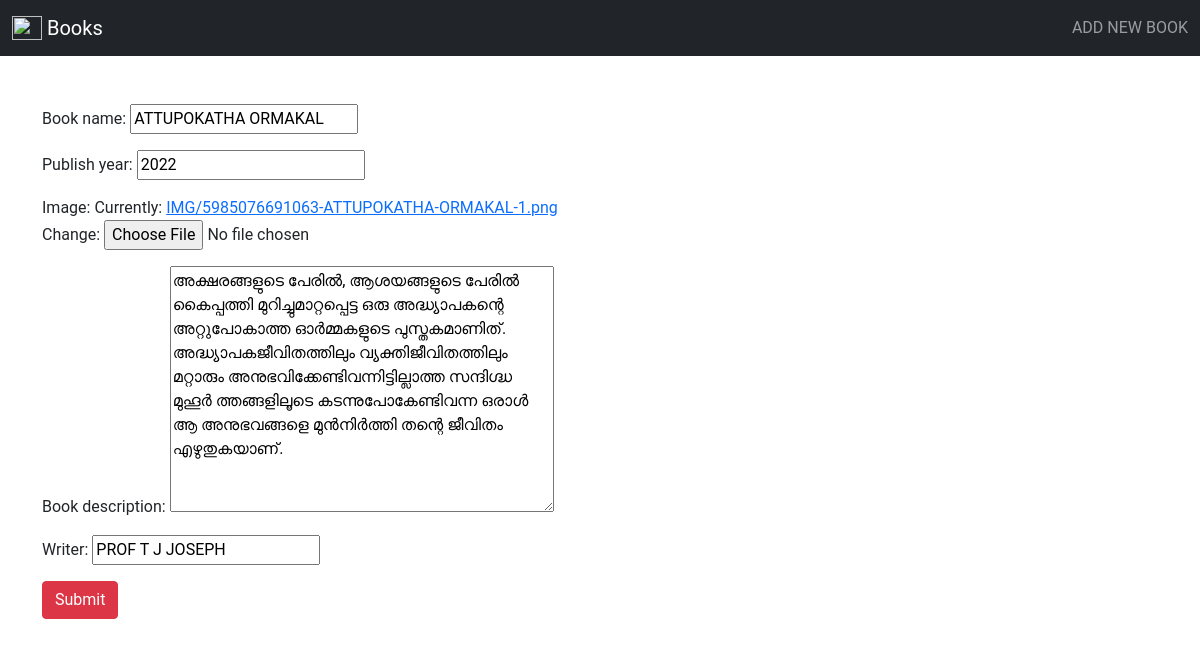
The app's page /update/2/ with its own data.
### classapp/models.py (models this page shows, shortened)
class Books(models.Model):
    Book_name = models.CharField(max_length=70)
    Publish_year = models.IntegerField()
    Image = models.ImageField(upload_to='IMG')
    Book_description = models.TextField(max_length=350)
    Writer = models.CharField(max_length=70)

### classapp/views.py (the view)
# urls.py: path('update/<int:pk>/',UpdateBook.as_view(),name='update'),
class UpdateBook (UpdateView):
    model = Books
    fields = '__all__'
    context_object_name = 'edit'
    template_name = 'edit.html'
    success_url = reverse_lazy('index')

### Template/edit.html (shortened to what this page needs)
{% extends 'base.html' %}
{% block list %}
<div class="container">
    <div class="row pt-5">
    <form method="POST" action="" enctype="multipart/form-data" >
    {{form.as_p}}
    <input type="submit" class="btn btn-danger">
</form>
</div>
</div>
{% endblock%}

### static/css/style.css (style rules this page uses)
html, body { -moz-box-sizing: border-box; box-sizing: border-box; height: 100%; width: 100%; background: #FFF; font-family: 'Roboto', sans-serif; font-weight: 400; }

### records on screen
Books: Book_name "ATTUPOKATHA ORMAKAL", Publish_year "2022", Book_description "അക്ഷരങ്ങളുടെ പേരില്‍, ആശയങ്ങളുടെ പേരില്‍ കൈപ്പത്തി മുറിച്ചുമാറ്റപ്പെട്ട ഒരു അദ്ധ്യാപകന്റെ അറ്റുപോകാത്ത ഓര്‍മ്മകളുടെ പുസ്തകമാണിത്. അദ്ധ്യാപകജീവിതത്തിലും വ്യക്തിജീവിതത്തിലും മറ്റാരും അനുഭവിക്കേണ്ടിവന്നിട്ടില്ലാത്ത സന്ദിഗ്ദ്ധ മുഹൂര്‍ ത്തങ്ങളിലൂടെ കടന്നുപോകേണ്ടിവന്ന ഒരാള്‍ ആ അനുഭവങ്ങളെ മുന്‍നിര്‍ത്തി തന്റെ ജീവിതം എഴുതുകയാണ്.", Writer "PROF T J JOSEPH"
